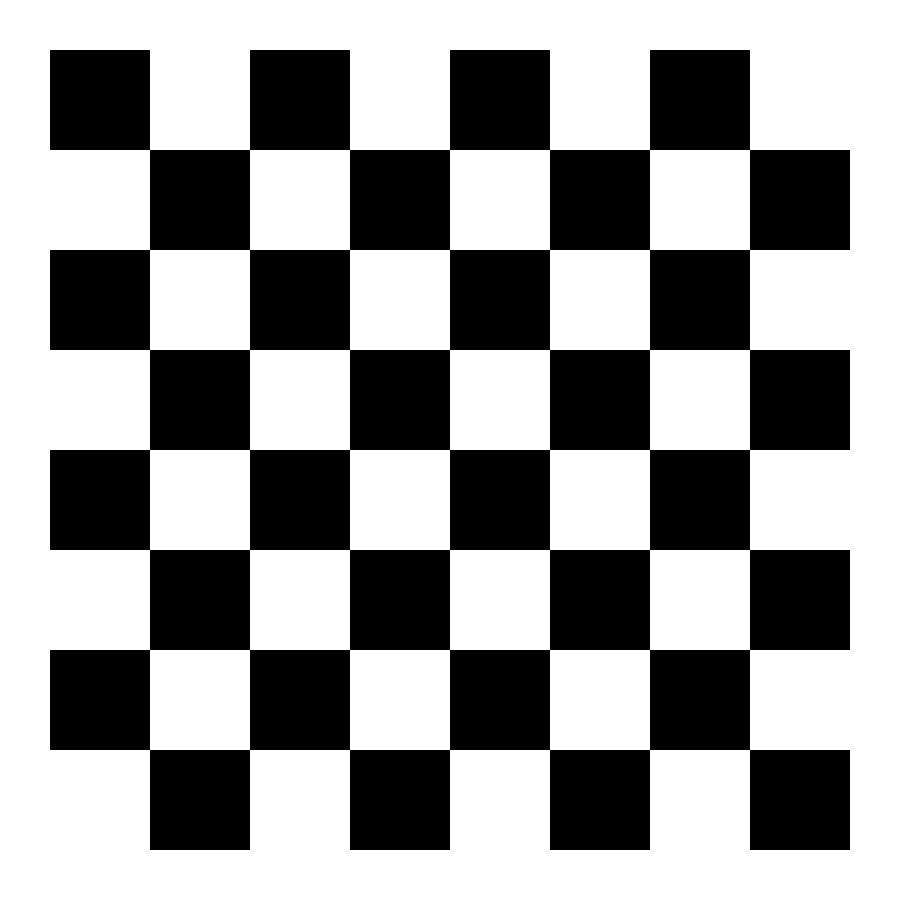
#> input picture digital_chessboard.png, 900 x 900 px, given in place of the camera
$ python scan_cameras.py
#> lines starting #> are read from the running program, lines starting #| are printed output that depends on the picture; after the words box and inside, x2 and y2 are one past the last pixel; in counts of white or black regions, pixels touching at a corner belong together
### camera.py
import cv2
import threading
import time


class ThreadedCamera:
    # [65 lines left out: functions __init__, start, _loop, read, not called in this run]

    def is_ok(self):
        return self.cap is not None and self.cap.isOpened()

    # [6 lines left out: function stop, not called in this run]


def open_camera(cam_id, w, h):
#> called with cam_id = 1, w = 640, h = 480
    cap = cv2.VideoCapture(cam_id, cv2.CAP_DSHOW)
    time.sleep(0.3)
    if cap.isOpened():
        cap.set(cv2.CAP_PROP_FRAME_WIDTH, w)
        cap.set(cv2.CAP_PROP_FRAME_HEIGHT, h)
        for _ in range(5):
            ret, frame = cap.read()
            if ret and frame is not None:
                print(f"Camera {cam_id}: OK")
                return cap
            time.sleep(0.1)
#> this loop made 1 pass
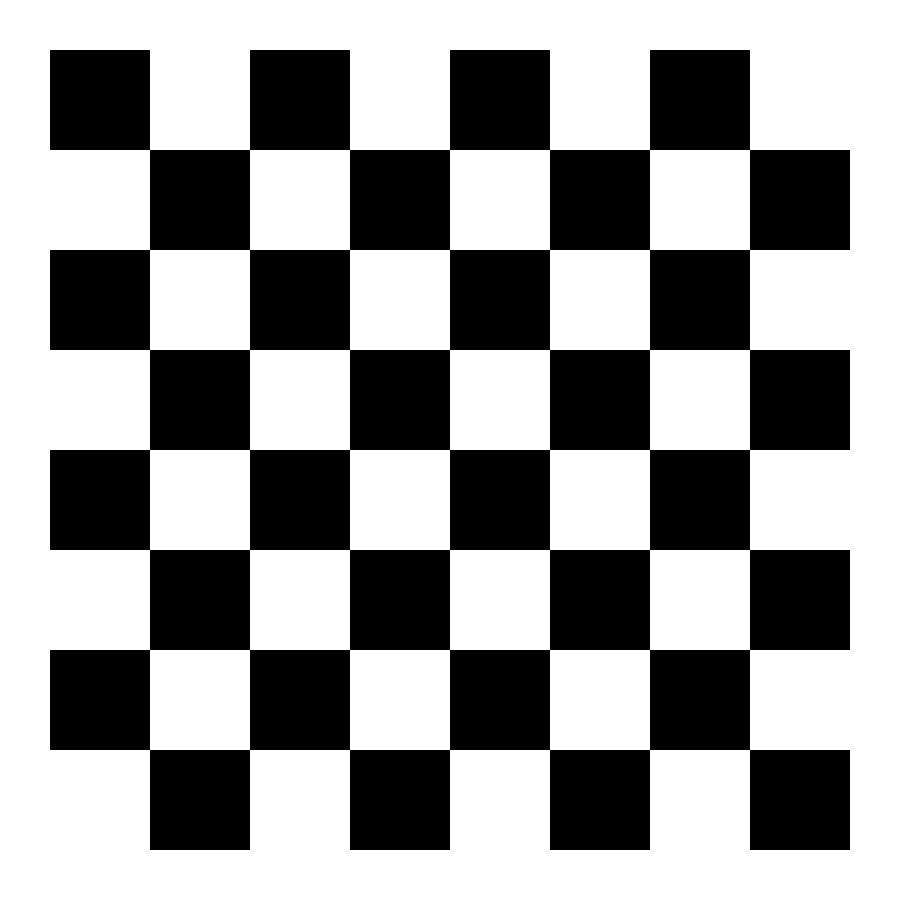
#> input picture digital_chessboard.png, 900 x 900 px, given in place of the camera
        cap.release()
    print(f"Camera {cam_id}: FAILED")
    return None

### calibration.py
import cv2
import numpy as np


def find_corners(gray, board_size):
    flags = (cv2.CALIB_CB_ADAPTIVE_THRESH +
             cv2.CALIB_CB_NORMALIZE_IMAGE +
             cv2.CALIB_CB_FAST_CHECK)

    found, corners = cv2.findChessboardCorners(gray, board_size, flags)

    if not found:
        clahe = cv2.createCLAHE(clipLimit=3.0, tileGridSize=(8, 8))
        enhanced = clahe.apply(gray)
        found, corners = cv2.findChessboardCorners(enhanced, board_size,
            cv2.CALIB_CB_ADAPTIVE_THRESH + cv2.CALIB_CB_NORMALIZE_IMAGE)

    return found, corners


def refine_corners(gray, corners):
    criteria = (cv2.TERM_CRITERIA_EPS + cv2.TERM_CRITERIA_MAX_ITER, 30, 0.001)
    return cv2.cornerSubPix(gray, corners, (11, 11), (-1, -1), criteria)


# [51 lines left out: functions check_quality, build_object_points, calibrate_stereo, quality_rating, not called in this run]

### scan_cameras.py
import cv2
import time
import calibration as calib
from camera import open_camera

print("Chessboard Detection Test (Enhanced)")
print("Hold your chessboard in front of BOTH cameras")
print("Press Q to quit\n")

cam1 = open_camera(1, 640, 480)
time.sleep(1.5)
cam2 = open_camera(2, 640, 480)

if cam1 is None or cam2 is None:
    print("Camera failed!")
    exit()

sizes = [(7,7), (6,6), (8,8), (9,6), (6,9), (7,6), (6,7), (5,5), (8,5), (5,8)]

while True:
    r1, f1 = cam1.read()
#> f1 is the input picture: shape (900, 900, 3); 60.5% white; 1 black region, box (x1, y1, x2, y2) and area: (50, 50, 850, 850) 320000
    r2, f2 = cam2.read()
    if not r1 or not r2:
        continue

    g1 = cv2.cvtColor(f1, cv2.COLOR_BGR2GRAY)
    g2 = cv2.cvtColor(f2, cv2.COLOR_BGR2GRAY)

    vis1, vis2 = f1.copy(), f2.copy()
    detected = None

    for sz in sizes:
        ok1, c1 = calib.find_corners(g1, sz)
        ok2, c2 = calib.find_corners(g2, sz)

        if ok1:
            cv2.drawChessboardCorners(vis1, sz, c1, ok1)
        if ok2:
            cv2.drawChessboardCorners(vis2, sz, c2, ok2)

        if ok1 and ok2:
            detected = sz
            break
        elif ok1 or ok2:
            detected = sz
            break
#> this loop made 1 pass
#> (ok1, ok2) on pass 1: (True, True)
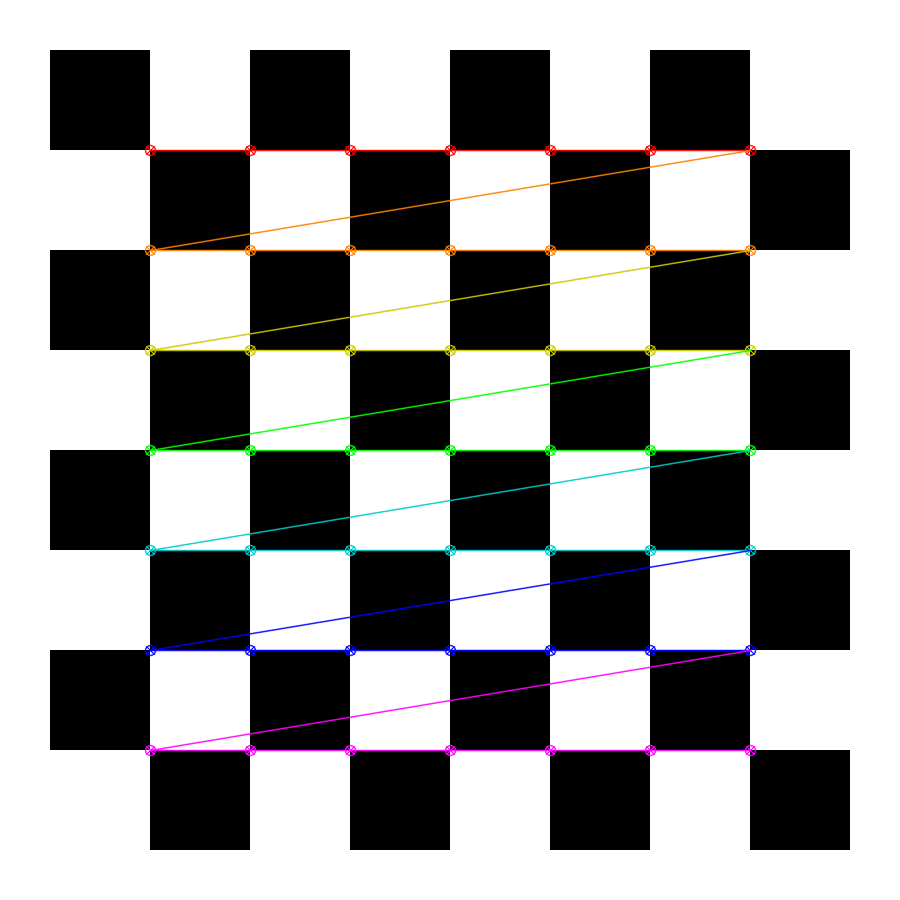
#> vis1: shape (900, 900, 3); 3.38% of pixels changed, all inside (x1, y1, x2, y2) = (144, 144, 757, 757)

    if detected:
        txt = f"FOUND: {detected[0]}x{detected[1]}"
        cv2.putText(vis1, txt, (10, 30), cv2.FONT_HERSHEY_SIMPLEX, 0.8, (0, 255, 0), 2)
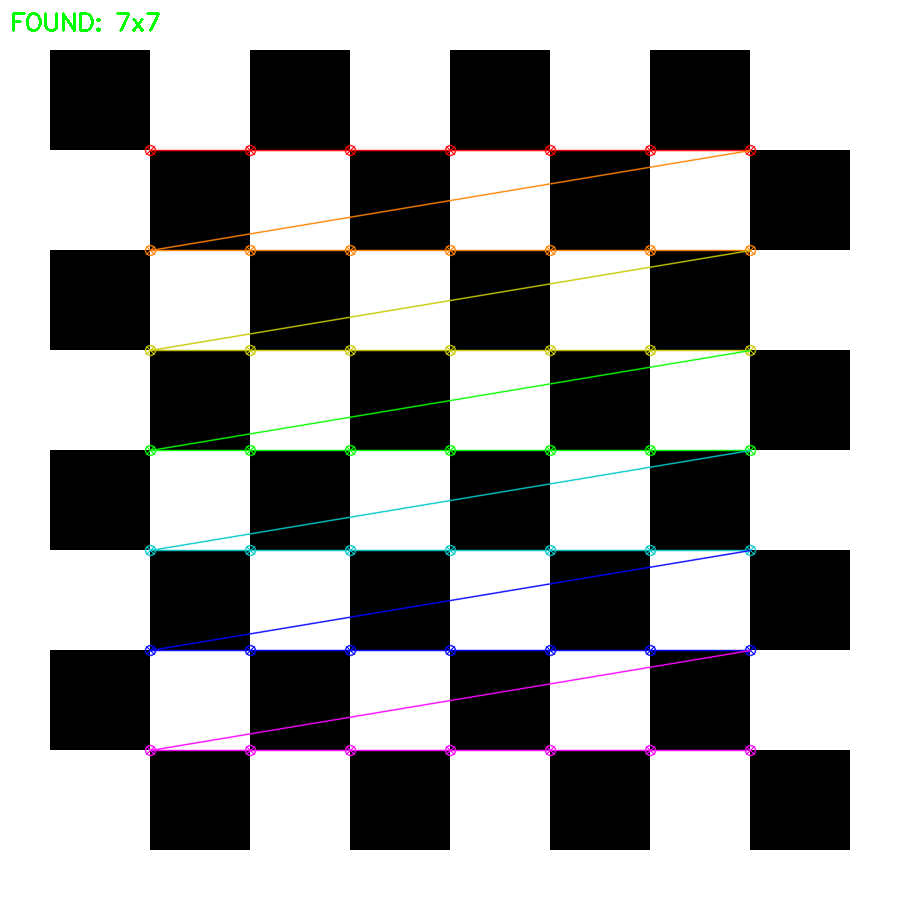
#> vis1: shape (900, 900, 3); 0.12% of pixels changed, all inside (x1, y1, x2, y2) = (12, 12, 160, 32)
    else:
        cv2.putText(vis1, "No board found - try tilting", (10, 30), cv2.FONT_HERSHEY_SIMPLEX, 0.7, (0, 0, 255), 2)

    combined = cv2.hconcat([vis1, vis2])
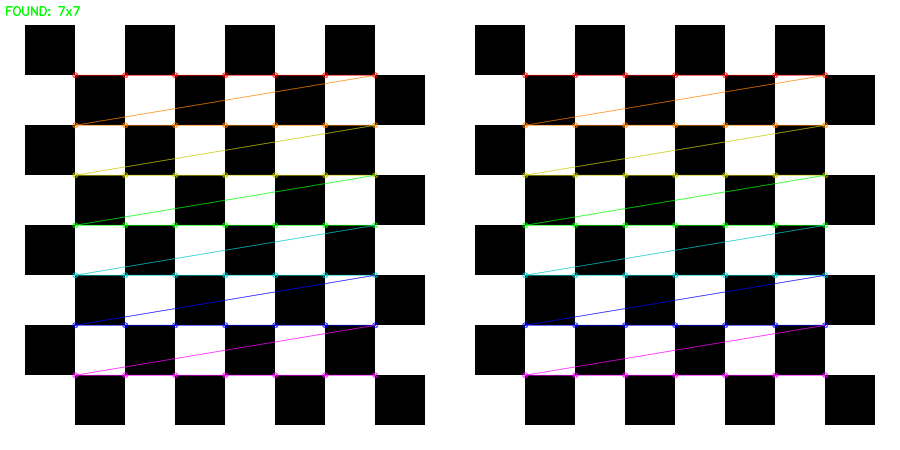
#> combined: shape (900, 1800, 3) (shown at 1/2 size); mean B, G, R 153.8, 154.1, 154.2
    cv2.imshow("Chess Test", combined)

    if cv2.waitKey(1) & 0xFF == ord('q'):
#> (key q is pressed here)
        break

cam1.release()
cam2.release()
cv2.destroyAllWindows()

if detected:
    print(f"\nBoard: {detected[0]}x{detected[1]} inner corners")
    print(f"Update config.json chessboard_size to [{detected[0]}, {detected[1]}]")
else:
    print("\nBoard not detected. The plastic glare may be too strong.")
    print("Try removing the plastic cover or reducing light reflections.")
